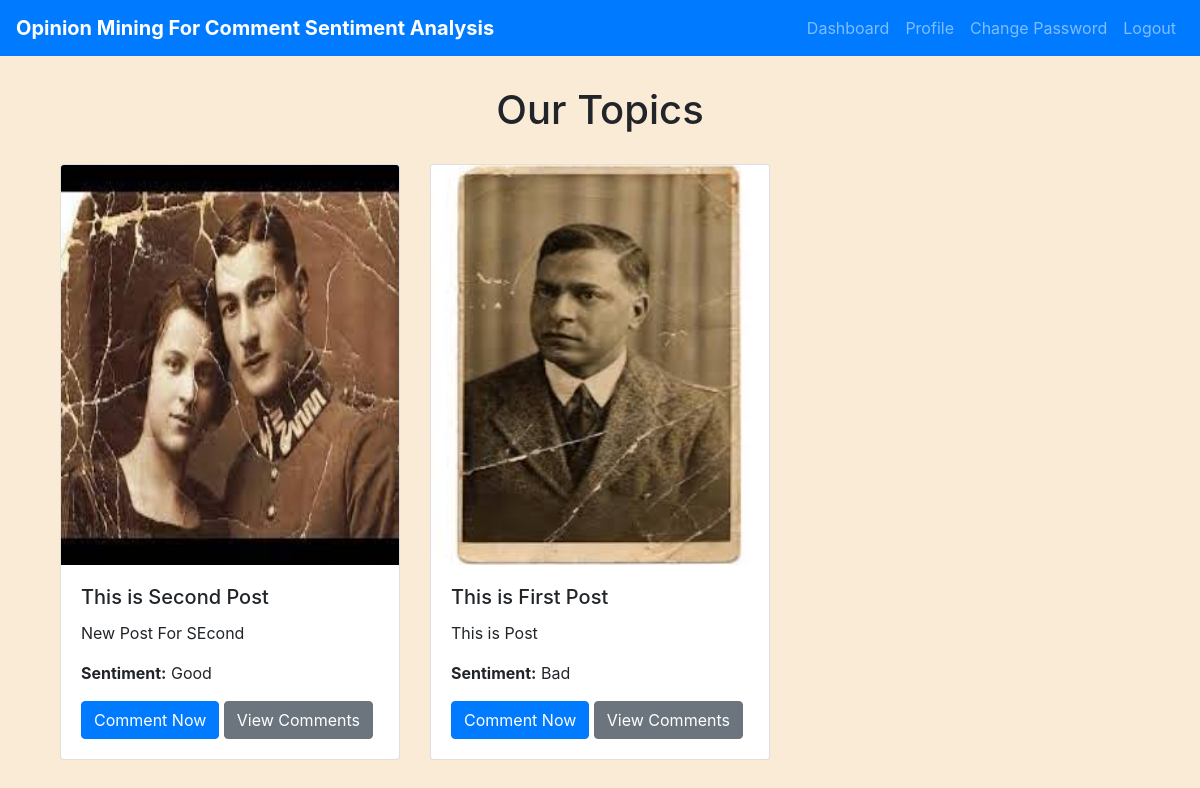
Screenshot of /dashboard/ (signed in) with the database file from the repository.
### myapp/models.py (models this page shows, shortened)
class Post(models.Model):
    topic = models.CharField(max_length=255)
    post_date = models.DateTimeField(auto_now_add=True)
    post_picture = models.ImageField(upload_to='post_pictures/', blank=True, null=True)
    post_content = models.TextField(default='New Post')

### myapp/views.py (the view)
# urls.py: path('dashboard/', login_required(views.dashboard), name='dashboard'),  # Add this line
@login_required
@login_required
def dashboard(request):
    posts = Post.objects.all()
    for post in posts:
        comments = Comments.objects.filter(post=post)
        if comments:
            total_score = sum(comment.sentiment_score or 0 for comment in comments)
            avg_score = total_score / comments.count()
            post.avg_sentiment_score = avg_score
        else:
            post.avg_sentiment_score = 0
        if post.avg_sentiment_score > 0.01:
            post.sentiment_label = 'Good'
        elif post.avg_sentiment_score < -0.1:
            post.sentiment_label = 'Bad'
        else:
            post.sentiment_label = 'Worst'
    posts = sorted(posts, key=lambda x: x.avg_sentiment_score, reverse=True)
    return render(request, 'dashboard.html', {'posts': posts})

### templates/dashboard.html (shortened to what this page needs)
{% extends "base.html" %}
{% block content %}
    <div class="container">
        <h1> Our Topics </h1>
        <div class="row">
            {% for post in posts %}
                <div class="col-md-4 mb-4">
                    <div class="card h-100">
                        {% if post.post_picture %}
                            <img class="card-img-top" height="400px" src="{{ post.post_picture.url }}" alt="Post image">
                        {% endif %}
                        <div class="card-body d-flex flex-column">
                            <h5 class="card-title">{{ post.topic }}</h5>
                            <p class="card-text flex-grow-1">{{ post.post_content|truncatewords:20 }}</p>
                            <p class="card-text"><strong>Sentiment:</strong> {{ post.sentiment_label }}</p>
                            <div class="mt-auto">
                                <a href="{% url 'add_comment' post.id %}" class="btn btn-primary">Comment Now</a>
                                <a href="{% url 'view_comments' post.id %}" class="btn btn-secondary">View Comments</a>
                            </div>
                        </div>
                    </div>
                </div>
            {% endfor %}
        </div>
    </div>
{% endblock %}

### templates/base.html (style rules this page uses)
body { background-color: antiquewhite; }
h1,h2,h3,h4 { margin: 30px; text-align: center; }

### rows the page displays
Post: post_picture (picture), topic "This is Second Post", post_content "New Post For SEcond", sentiment_label "Good"
Post: post_picture (picture), topic "This is First Post", post_content "This is Post", sentiment_label "Bad"
